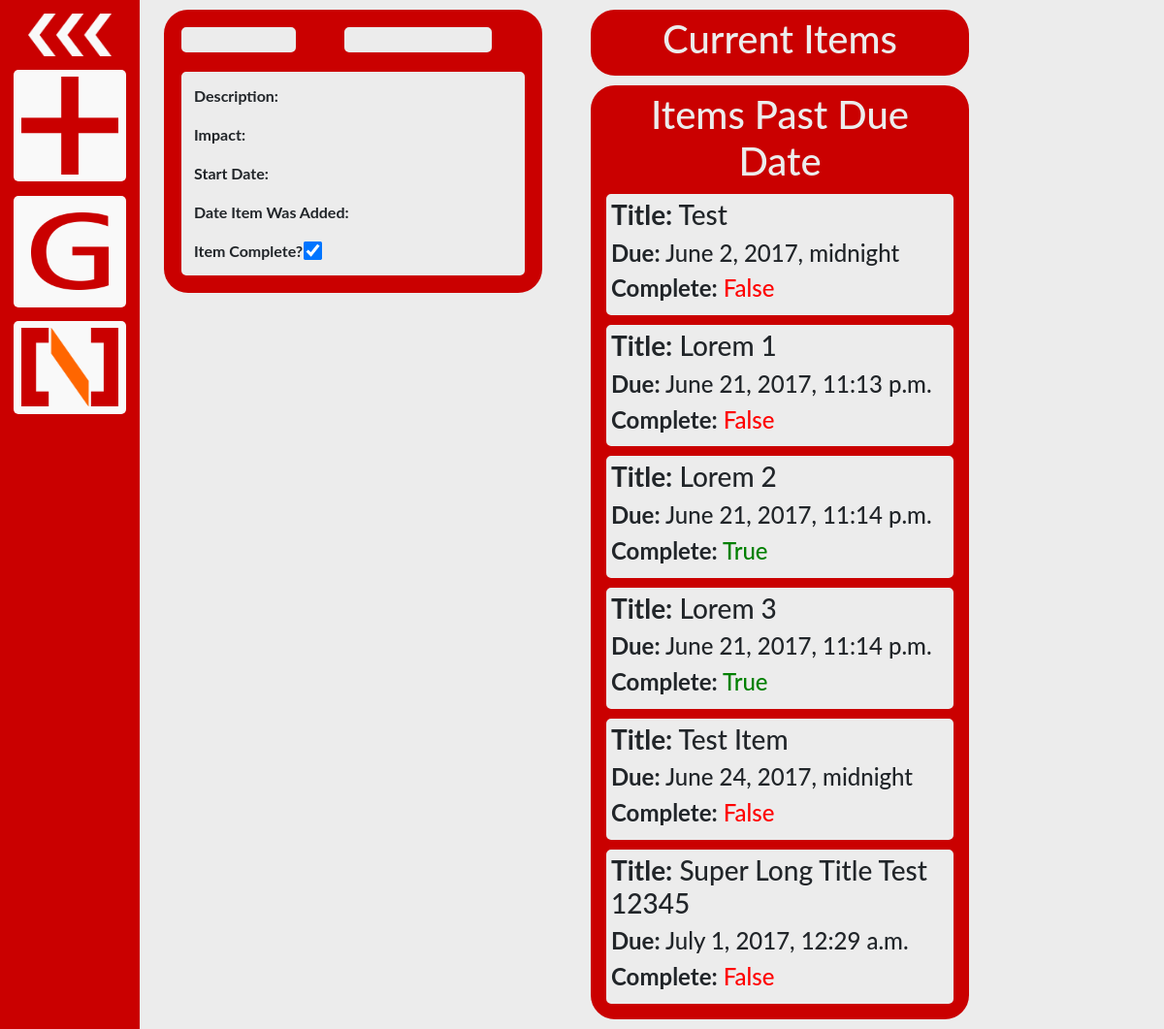
/todo/, run on an earlier commit of the app's database.
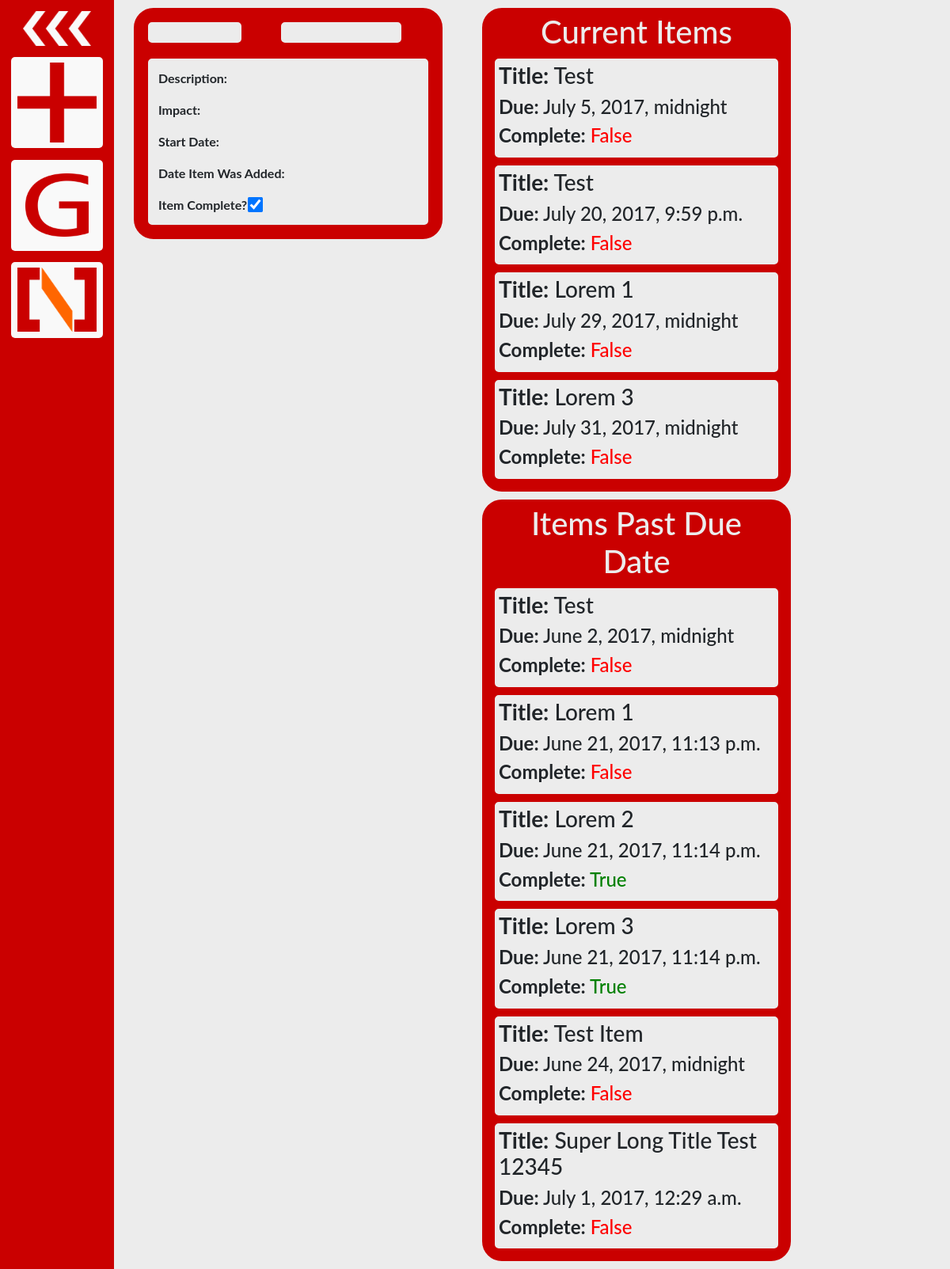
And on a later commit of the database.
### todo/models.py (models this page shows, shortened)
class Item(models.Model):
    title_text = models.CharField(max_length=200)
    desc_text = models.TextField()
    impact_text = models.TextField()
    start_date = models.DateTimeField()
    due_date = models.DateTimeField()
    priority = models.FloatField()
    complete = models.BooleanField()
    add_date = models.DateTimeField()

### todo/views.py (the view)
def index(request):
    template_name = 'todo/index.html'
    context_object_name = 'item_list'
    todo_items = Item.objects.filter(due_date__gte=timezone.now()).order_by('due_date')
    past_items = Item.objects.filter(due_date__lt=timezone.now()).order_by('due_date')
    return render(request, template_name,
                  {context_object_name: todo_items,
                   'past_items': past_items})

### todo/templates/todo/index.html (shortened to what this page needs)
{% extends "todo/base.html" %}
{% block content %}
<div class="container-fluid">
  <div class="row">
    <div class="col-md-5 panel">
      <div id="todo_item">
        <div>
          <div class="row">
            <div class="col-xl-5 col-lg-12 col-sm-12">
              <h1 class="item_header" id="json_title_text"></h1>
            </div>
            <div class="col-xl-6 col-lg-12 col-sm-12">
              <h1 class="item_header" id="json_due_date"></h1>
            </div>
          </div>
          <div class="item_body">
            <p><b>Description:</b><div id="json_desc_text"></div></p>
            <p><b>Impact:</b><div id="json_impact_text"></div></p>
            <p><b>Start Date:</b><div id="json_start_date"></div></p>
            <p><b>Date Item Was Added:</b><div id="json_add_date"></div></p>
            <b>Item Complete? </b><input id="-1" type="checkbox" name="item_complete" checked>
          </div>
        </div>
      </div>
    </div>
    <div id="todo_list" class="col-md-5 panel">
      <div id = "todo_container">
        <div class="col-md-12" style="text-align: center; color: #ecececff;">
          <h1>Current Items</h1>
        </div>
        {% for item in item_list %}
        <div class="item" id = {{item.id}}>
          <div class="item_info">
            <h3><b>Title:</b> {{item.title_text}}</h3>
            <h4><b>Due:</b> {{item.due_date}}</h4>
            <h4><div class="complete_info" id = {{item.id}}>
              {% if item.complete %}
                <b>Complete:</b> <span style='color: green'>{{item.complete}}</span>
              {% else %}
                <b>Complete:</b> <span style='color: red'>{{item.complete}}</span>
              {% endif %}
            </div></h4>
          </div>
        </div>
        {% endfor %}
      </div>
      <div id = "todo_container">
        <div class="col-md-12" style="text-align: center; color: #ecececff;">
          <h1>Items Past Due Date</h1>
        </div>
        {% for item in past_items %}
        <div class="item" id = {{item.id}}>
          <div class="item_info">
            <h3><b>Title:</b> {{item.title_text}}</h3>
            <h4><b>Due:</b> {{item.due_date}}</h4>
            <h4><div class="complete_info" id = {{item.id}}>
              {% if item.complete %}
                <b>Complete:</b> <span style='color: green'>{{item.complete}}</span>
              {% else %}
                <b>Complete:</b> <span style='color: red'>{{item.complete}}</span>
              {% endif %}
            </div></h4>
          </div>
        </div>
        {% endfor %}
      </div>
    </div>
  </div>
</div>
{% endblock %}

### todo/templates/todo/base.html (shortened to what this page needs)
{% load static %}
<!DOCTYPE HTML>
<html lang = "en">
<head>
  <link rel="stylesheet" href="https://maxcdn.bootstrapcdn.com/bootstrap/4.0.0-alpha.6/css/bootstrap.min.css">
  <link rel="stylesheet" type="text/css" href="{% static 'todo/Pikaday-master/css/pikaday.css' %}" />
  <link rel="stylesheet" type="text/css" href="{% static 'todo/style.css' %}" />
  <link rel="stylesheet" type="text/css" href="{% static 'todo/side_nav.css' %}" />
</head>
<body class="body">
    <div id="nav" class="sidenav">
      <div class="nav_expand">
        <a href="#">
          <img src="{% static 'todo/nav/expand_arrow.png' %}" id = "nav_toggle" class="img-fluid">
        </a>
      </div>
      <div class="nav_icon">
        <img src="{% static 'todo/nav/add.png' %}" id = "add" class="img-fluid">
      </div>
      <div class="resbr"></div>
      <div class="nav_icon">
        <a href="https://github.com/noah-dev/todo_django">
          <img src="{% static 'todo/nav/github.png' %}" id = "github" class="img-fluid">
        </a>
      </div>
      <div class="resbr"></div>
      <div class="nav_icon">
        <a href="https://github.com/noah-dev">
          <img src="{% static 'todo/nav/logo.png' %}" id = "logo" class="img-fluid">
        </a>
      </div>
    </div>
    <div id="content" >
      {% block content %}
      {% endblock %}
    </div>
</body>
</html>

### todo/static/todo/style.css (style rules this page uses)
body { background-color: #ecececff; }
#content { transition: all 0.4s ease 0s; }
.resbr { padding:5%; }
.item { transition: all 0.4s ease 0s; margin: 10px; }
.item_info { background-color: #ecececff; border-style: solid; border-color: #ecececff; border-width: 5px; border-radius: 5px; }
#todo_item { margin: 10px; padding: 5px; border-style: solid; border-color: #ca0000ff; border-radius: 25px; background-color: #ca0000ff; transition: all 0.3s ease; }
.item_header { background-color: #ecececff; border-style: solid; border-color: #ecececff; border-radius: 5px; margin: 10px; padding: 10px; font-size: 1.7em; }
.item_body { background-color: #ecececff; border-style: solid; border-color: #ecececff; border-radius: 5px; margin: 10px; padding: 10px; }
input[type=checkbox] { transform: scale(1.5); }
#todo_container { margin: 10px; padding: 3px; border-style: solid; border-color: #ca0000ff; border-radius: 25px; background-color: #ca0000ff; }
#json_title_text, #json_due_date { font-weight: bold }

### todo/static/todo/side_nav.css (style rules this page uses)
body { font-family: "Lato", sans-serif; transition: background-color .5s; }
.sidenav { height: 100%; width: 0; position: fixed; z-index: 1; top: 0; left: 0; overflow-x: hidden; padding-top: 0px; transition: all 0.4s ease 0s; }
#nav { background-color: #ca0000ff; padding: 0px; }
.nav_expand { margin: 0 auto; width: 80%; padding: 10%; transition: all 0.4s ease 0s; }
.nav_icon { background-color: #f9f9f9ff; border-radius: 5px; margin: 0 auto; width: 80%; padding: 5%; }
#github { padding: 10%; }
#add, #list, #logo, #github { transition: all 0.4s ease 0s; }

What changed in the data, as far as the page shows it:
added Item: title_text "Test", due_date "July 5, 2017, midnight", complete "False", shown under "Current Items"
added Item: title_text "Test", due_date "July 20, 2017, 9:59 p.m.", complete "False", shown under "Current Items"
added Item: title_text "Lorem 1", due_date "July 29, 2017, midnight", complete "False", shown under "Current Items"
added Item: title_text "Lorem 3", due_date "July 31, 2017, midnight", complete "False", shown under "Current Items"
